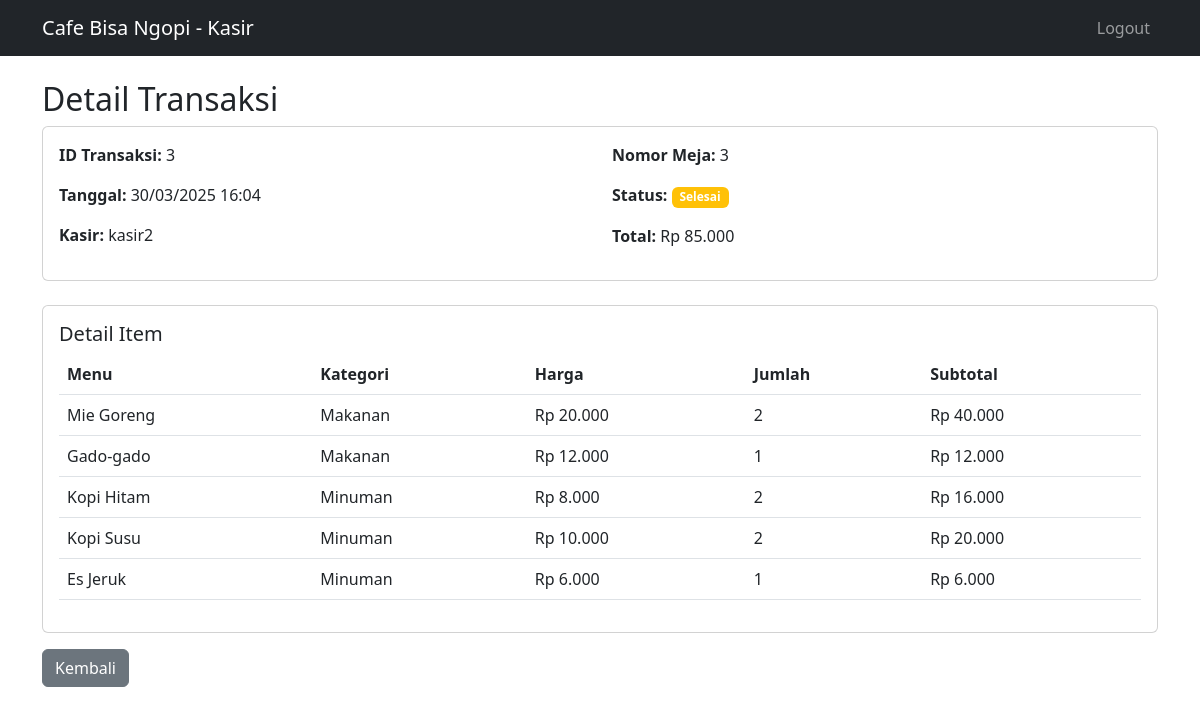
/pages/kasir/transaction_detail.php?id=3 (signed in), run on an earlier commit of the app's database.
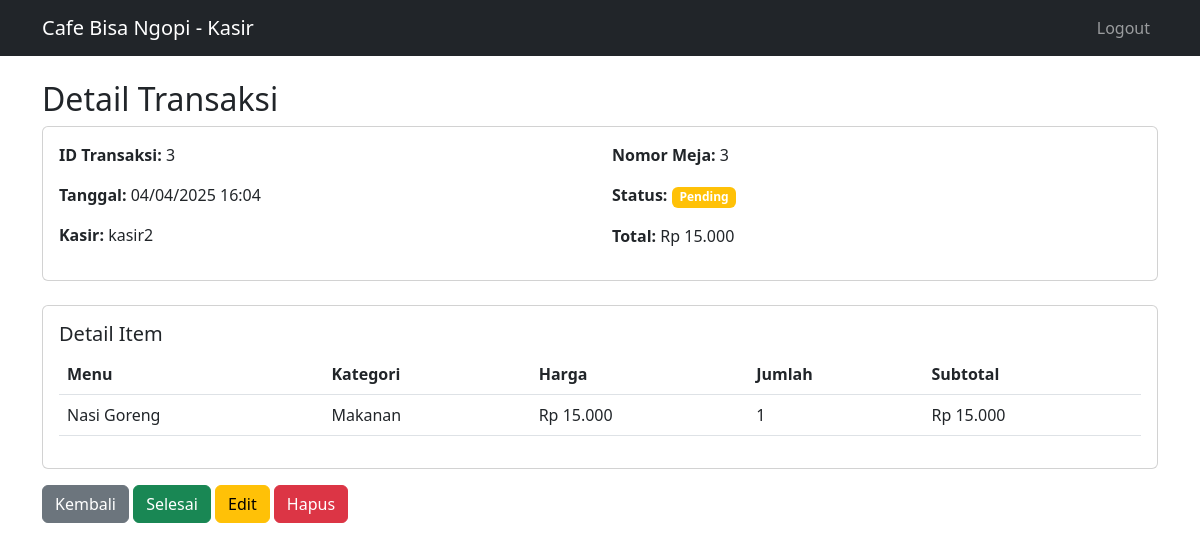
And on a later commit of the database.
### tables this page shows
CREATE TABLE IF NOT EXISTS orders (
    id INT PRIMARY KEY AUTO_INCREMENT,
    table_number INT NOT NULL,
    cashier_id INT NOT NULL,
    total_amount DECIMAL(10,2) NOT NULL,
    status ENUM('pending', 'completed', 'cancelled') NOT NULL DEFAULT 'pending',
    created_at TIMESTAMP DEFAULT CURRENT_TIMESTAMP,
    FOREIGN KEY (cashier_id) REFERENCES users(id)
);

CREATE TABLE IF NOT EXISTS order_items (
    id INT PRIMARY KEY AUTO_INCREMENT,
    order_id INT NOT NULL,
    menu_id INT NOT NULL,
    quantity INT NOT NULL,
    price DECIMAL(10,2) NOT NULL,
    created_at TIMESTAMP DEFAULT CURRENT_TIMESTAMP,
    FOREIGN KEY (order_id) REFERENCES orders(id),
    FOREIGN KEY (menu_id) REFERENCES menu(id)
);

CREATE TABLE IF NOT EXISTS menu (
    id INT PRIMARY KEY AUTO_INCREMENT,
    name VARCHAR(100) NOT NULL,
    category ENUM('makanan', 'minuman', 'snack') NOT NULL,
    price DECIMAL(10,2) NOT NULL,
    stock INT NOT NULL DEFAULT 0,
    status ENUM('tersedia', 'tidak_tersedia') NOT NULL DEFAULT 'tersedia',
    created_at TIMESTAMP DEFAULT CURRENT_TIMESTAMP
);

CREATE TABLE IF NOT EXISTS users (
    id INT PRIMARY KEY AUTO_INCREMENT,
    username VARCHAR(50) UNIQUE NOT NULL,
    password VARCHAR(255) NOT NULL,
    role ENUM('kasir', 'manajer', 'admin') NOT NULL,
    created_at TIMESTAMP DEFAULT CURRENT_TIMESTAMP
);

### pages/kasir/transaction_detail.php (the view, shortened to what this page needs)
<?php
require_once '../../config/database.php';
$order_id = $_GET['id'];
$stmt = $pdo->prepare("
    SELECT o.*, u.username as cashier_name
    FROM orders o
    JOIN users u ON o.cashier_id = u.id
    WHERE o.id = ? AND o.cashier_id = ?
");
$stmt->execute([$order_id, $_SESSION['user_id']]);
$order = $stmt->fetch();
$stmt = $pdo->prepare("
    SELECT oi.*, m.name, m.category
    FROM order_items oi
    JOIN menu m ON oi.menu_id = m.id
    WHERE oi.order_id = ?
");
$stmt->execute([$order_id]);
$items = $stmt->fetchAll();
?>
<!DOCTYPE html>
<html lang="en">
<head>
    <link href="https://cdn.jsdelivr.net/npm/bootstrap@5.3.0/dist/css/bootstrap.min.css" rel="stylesheet">
</head>
<body>
    <nav class="navbar navbar-expand-lg navbar-dark bg-dark">
        <div class="container">
            <a class="navbar-brand" href="dashboard.php">Cafe Bisa Ngopi - Kasir</a>
            <div class="navbar-nav ms-auto">
                <a class="nav-link" href="../../auth/logout.php">Logout</a>
            </div>
        </div>
    </nav>
    <div class="container mt-4">
        <h2>Detail Transaksi</h2>
        <div class="card mb-4">
            <div class="card-body">
                <div class="row">
                    <div class="col-md-6">
                        <p><strong>ID Transaksi:</strong> <?php echo $order['id']; ?></p>
                        <p><strong>Tanggal:</strong> <?php echo date('d/m/Y H:i', strtotime($order['created_at'])); ?>
                        </p>
                        <p><strong>Kasir:</strong> <?php echo htmlspecialchars($order['cashier_name']); ?></p>
                    </div>
                    <div class="col-md-6">
                        <p><strong>Nomor Meja:</strong> <?php echo $order['table_number']; ?></p>
                        <p><strong>Status:</strong>
                            <span
                                class="badge bg-<?php echo $order['status'] == 'completed' ? 'success' : 'warning'; ?>">
                                <?php echo ucfirst($order['status']); ?>
                            </span>
                        </p>
                        <p><strong>Total:</strong> Rp <?php echo number_format($order['total_amount'], 0, ',', '.'); ?>
                        </p>
                    </div>
                </div>
            </div>
        </div>
        <div class="card">
            <div class="card-body">
                <h5 class="card-title">Detail Item</h5>
                <div class="table-responsive">
                    <table class="table">
                        <thead>
                            <tr>
                                <th>Menu</th>
                                <th>Kategori</th>
                                <th>Harga</th>
                                <th>Jumlah</th>
                                <th>Subtotal</th>
                            </tr>
                        </thead>
                        <tbody>
                            <?php foreach ($items as $item): ?>
                            <tr>
                                <td><?php echo htmlspecialchars($item['name']); ?></td>
                                <td><?php echo ucfirst($item['category']); ?></td>
                                <td>Rp <?php echo number_format($item['price'], 0, ',', '.'); ?></td>
                                <td><?php echo $item['quantity']; ?></td>
                                <td>Rp <?php echo number_format($item['price'] * $item['quantity'], 0, ',', '.'); ?>
                                </td>
                            </tr>
                            <?php endforeach; ?>
                        </tbody>
                    </table>
                </div>
            </div>
        </div>
        <div class="mt-3">
            <a href="transactions.php" class="btn btn-secondary">Kembali</a>
            <?php if ($order['status'] == 'pending'): ?>
            <a href="complete_transaction.php?id=<?php echo $order['id']; ?>" class="btn btn-success">Selesai</a>
            <a href="edit_transaction.php?id=<?php echo $order['id']; ?>" class="btn btn-warning">Edit</a>
            <a href="transactions.php?delete=<?php echo $order['id']; ?>" class="btn btn-danger"
                onclick="return confirm('Yakin ingin menghapus transaksi ini?')">Hapus</a>
            <?php endif; ?>
        </div>
    </div>
</body>
</html>

What changed in the data, as far as the page shows it:
removed order_items: menu.name "Mie Goreng", menu.category "Makanan", price "20.000", quantity "2", $item['price'] * $item['quantity'] "40.000"
removed order_items: menu.name "Gado-gado", menu.category "Makanan", price "12.000", quantity "1", $item['price'] * $item['quantity'] "12.000"
removed order_items: menu.name "Kopi Hitam", menu.category "Minuman", price "8.000", quantity "2", $item['price'] * $item['quantity'] "16.000"
removed order_items: menu.name "Kopi Susu", menu.category "Minuman", price "10.000", quantity "2", $item['price'] * $item['quantity'] "20.000"
removed order_items: menu.name "Es Jeruk", menu.category "Minuman", price "6.000", quantity "1", $item['price'] * $item['quantity'] "6.000"
changed orders "kasir2": created_at "30/03/2025 16:04" → "04/04/2025 16:04"; status "Selesai" → "Pending"; total_amount "85.000" → "15.000"
now on this page (row edited): order_items: menu.name "Nasi Goreng", menu.category "Makanan", price "15.000", quantity "1", $item['price'] * $item['quantity'] "15.000"
Also different on the page:
text now shown: "Selesai Edit Hapus"
